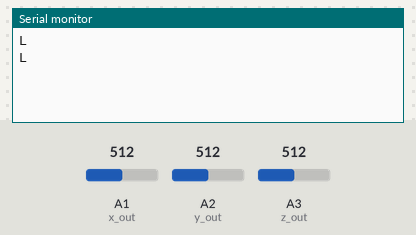
Recording of a sketch running on a simulated Arduino Uno, built with avr-gcc and run on an emulated ATmega328P. On the bench: the last lines printed to the serial monitor. Inputs (shaded band) come from the test bench; at power-on: A1 (x_out) = 512, A2 (y_out) = 512, A3 (z_out) = 512.

Above: at 3.7 s.
3.8 s: A1 (x_out) set to 378
At 4.6 s:
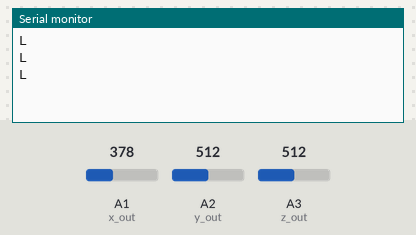
6.3 s: A1 (x_out) set to 368
At 8.9 s:
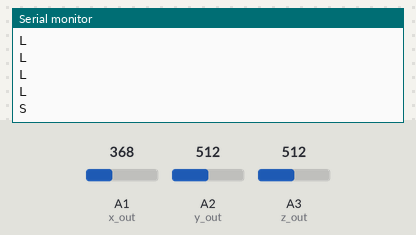

The sketch:

Accelometer.ino
```cpp
/*#include <SoftwareSerial.h>*/
#include <math.h>

/*#define BT_SERIAL_RX TX1
#define BT_SERIAL_TX RX0*/
/*SoftwareSerial BluetoothSerial(1,0); // rx,tx*/

const int x_out = A1; /* connect x_out of module to A1 */
const int y_out = A2; /* connect y_out of module to A2 */
const int z_out = A3; /* connect z_out of module to A3*/


float angle_x;
float angle_y;
float angle_z;
int x_adc_value, y_adc_value, z_adc_value;
double x_g_value, y_g_value, z_g_value;
char ch[20],x_loc[5],y_loc[5];
double x_new=0,y_new=0;
double x_prev=0,y_prev=0;
void setup()
{
  Serial.begin(9600);
  //BluetoothSerial.begin(9600);
       Acceleration();
         x_prev=x_g_value;
         //Serial.print(" X _prev = ");
         //Serial.print(x_prev);
         y_prev=y_g_value;
         //Serial.print(" Y_prev = ");
        // Serial.println(y_prev);

}
void loop()
{

        Acceleration();
        x_new=x_g_value;
        //Serial.print(" X_new = ");
        //Serial.print(x_new);
        y_new=y_g_value;
        //Serial.print(" Y_new = ");
        //Serial.println(y_new);
        double difference1_x=(x_new-x_prev);
        double difference2_y=abs(y_new-y_prev);
        //Serial.print("difference1_x=");
        //Serial.println(difference1_x);
        //Serial.print("difference2_y=");
        //Serial.println(difference2_y);
         if(difference2_y>0.04)
         {
          //Serial.println("A");
          Serial.println("F");
          }
         else if(x_new >= (0.45) )
         {//Serial.println("B");
             Serial.println("L");
         }
         else if(x_new <= (0.35) )
         {//Serial.println("B");
             Serial.println("R");
         }
         else{ Serial.println("S");}
          x_prev=x_new;
          y_prev=y_new;
          delay(2000);
}

void Acceleration()
{
        x_adc_value = analogRead(x_out); /* Digital value of voltage on x_out pin */
        y_adc_value = analogRead(y_out);
        z_adc_value = analogRead(z_out);

        x_g_value = ( ( ( (double)(x_adc_value * 5)/1024) - 1.65 ) / 0.330 ); /* Acceleration in x-direction*/
        y_g_value = ( ( ( (double)(y_adc_value * 5)/1024) - 1.65 ) / 0.330 );
        z_g_value = ( ( ( (double)(z_adc_value * 5)/1024) - 1.80 ) / 0.330 );
}
```

Measured:
- the behaviour switches between 369 and 368 on A1 (x_out) (found by bisection; images 1 and 2)
- after the input at 6.3 s, the serial monitor: prints a new line after 1.7 s (image 2)
